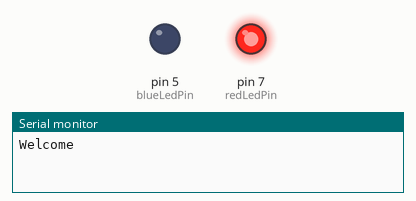
Simulated run of this sketch. Board: Arduino Uno, built with avr-gcc and run on an emulated ATmega328P. Shown: output pins drawn as LEDs (lit = HIGH), the last lines printed to the serial monitor. Dashed ring = blinking.

Above: at 1.0 s.
At 2.5 s:
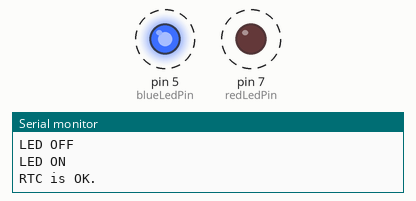
Timing chart, 0 to 4.8 s (numbered marks = the images above):
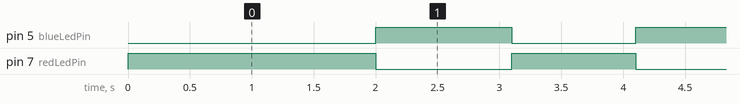

Measured:
- by itself, pin 5 (blueLedPin): alternates HIGH for 1.1 s and LOW for 1.0 s
- by itself, pin 7 (redLedPin): alternates HIGH for 1.0 s and LOW for 1.1 s

The sketch:

sketch_1.ino
```cpp
#include <RTClib.h>

RTC_DS1307 rtc;

const int redLedPin = 7;
const int blueLedPin = 5;

void checkRTCStatus()
{
  bool isSetupOk = false;
  bool isAlerted = false;
  while (! isSetupOk) {
    if (! rtc.begin()) {
      // Blink danger light
      digitalWrite(redLedPin, HIGH);
      if (! isAlerted) {
        // isAlerted = true;
        Serial.println("RTC is not starting...");
      }
    } else if (! rtc.isrunning()) {
      // Blink danger light
      digitalWrite(redLedPin, HIGH);
      if (! isAlerted) {
        // isAlerted = true;
        Serial.println("RTC is not running...");
      }
    // } else if ((int) rtc.now().year() < 2022 ) {
    //   // Blink danger light
    //   digitalWrite(redLedPin, HIGH);
    //   if (! isAlerted) {
    //     isAlerted = true;
    //     Serial.println("RTC is not sending a valid date.");
    //     rtc.adjust(DateTime(F(__DATE__),F(__TIME__)));
    //   }
    // }
    }else {
      isSetupOk = true;
      digitalWrite(redLedPin, LOW);
      Serial.println("RTC is OK.");
    }

    // Check again after 100 ms.
    delay(100);
  }
  isAlerted = false;
}


void setup() {
  Serial.begin(9600);
  while (!Serial);

  pinMode(redLedPin, OUTPUT);
  pinMode(blueLedPin, OUTPUT);
  digitalWrite(redLedPin, HIGH);
  Serial.println("Welcome");
}

void loop() {
  delay(1000);
  Serial.println("LED OFF");
  digitalWrite(redLedPin, HIGH);
  digitalWrite(blueLedPin, LOW);
  delay(1000);
  Serial.println("LED ON");
  digitalWrite(redLedPin, LOW);
  digitalWrite(blueLedPin, HIGH);
  checkRTCStatus();
}
```
